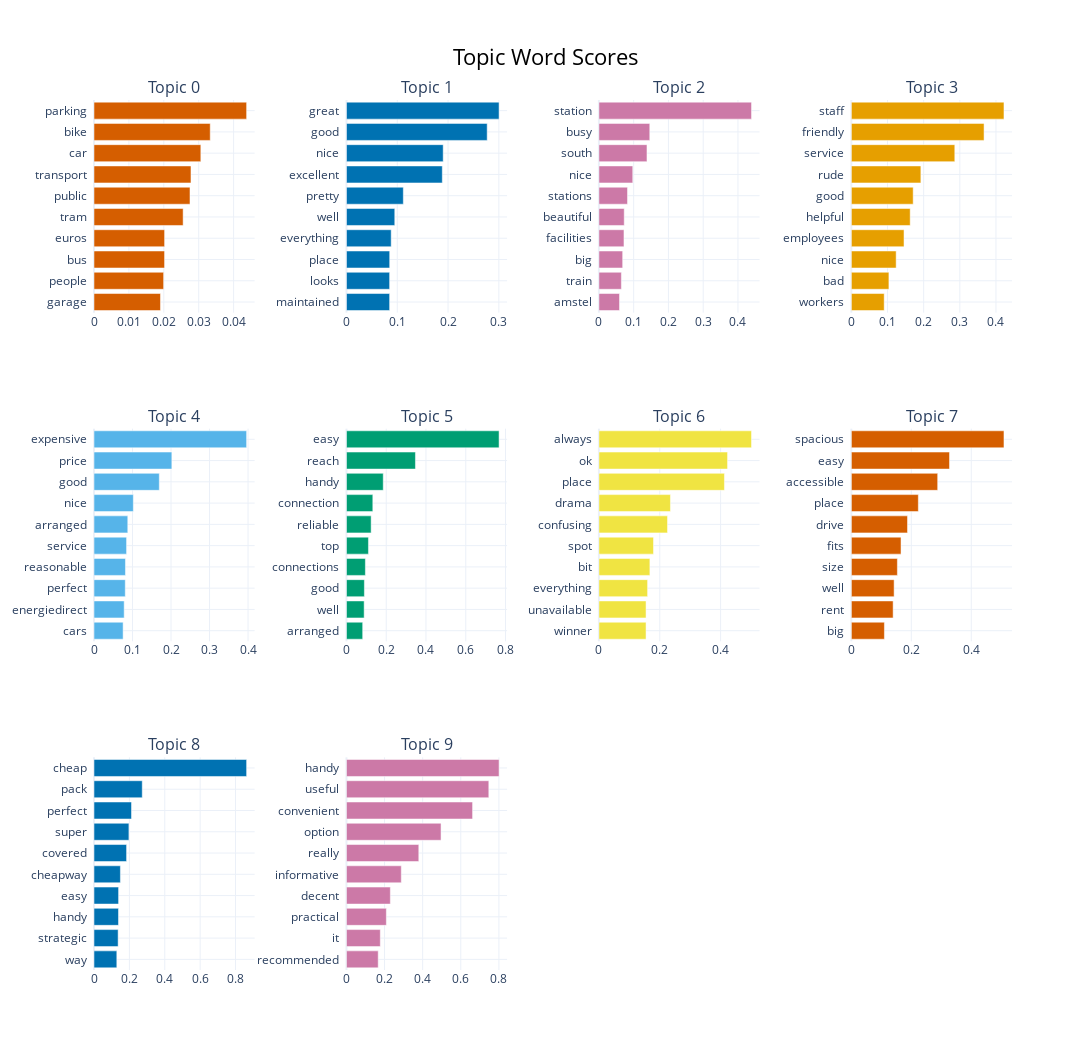

Notebook code cell kept with this figure:
### Markdown cell above
Topic visualisation

### Code cell
model.visualize_barchart(top_n_topics=17, n_words= 10, width = 300, height = 350)

### Figure 1 — Plotly figure (JSON) as saved in the notebook; plotly's stock layout.template omitted (floating-point values rounded to 4 significant figures)
{"data": [{"marker": {"color": "#D55E00"}, "orientation": "h", "type": "bar", "x": [0.01904, 0.01995, 0.02021, 0.02022, 0.02553, 0.0275, 0.02778, 0.03061, 0.0333, 0.04372], "xaxis": "x", "y": ["garage  ", "people  ", "bus  ", "euros  ", "tram  ", "public  ", "transport  ", "car  ", "bike  ", "parking  "], "yaxis": "y"}, {"marker": {"color": "#0072B2"}, "orientation": "h", "type": "bar", "x": [0.08498, 0.08498, 0.08512, 0.08806, 0.09512, 0.1119, 0.1887, 0.1904, 0.277, 0.3004], "xaxis": "x2", "y": ["maintained  ", "looks  ", "place  ", "everything  ", "well  ", "pretty  ", "excellent  ", "nice  ", "good  ", "great  "], "yaxis": "y2"}, {"marker": {"color": "#CC79A7"}, "orientation": "h", "type": "bar", "x": [0.05927, 0.06462, 0.06838, 0.07213, 0.07287, 0.0823, 0.0974, 0.1383, 0.1463, 0.439], "xaxis": "x3", "y": ["amstel  ", "train  ", "big  ", "facilities  ", "beautiful  ", "stations  ", "nice  ", "south  ", "busy  ", "station  "], "yaxis": "y3"}, {"marker": {"color": "#E69F00"}, "orientation": "h", "type": "bar", "x": [0.09083, 0.1039, 0.1239, 0.1457, 0.1627, 0.171, 0.1922, 0.2861, 0.367, 0.4221], "xaxis": "x4", "y": ["workers  ", "bad  ", "nice  ", "employees  ", "helpful  ", "good  ", "rude  ", "service  ", "friendly  ", "staff  "], "yaxis": "y4"}, {"marker": {"color": "#56B4E9"}, "orientation": "h", "type": "bar", "x": [0.07561, 0.07835, 0.0812, 0.08168, 0.08457, 0.08771, 0.1021, 0.1695, 0.2021, 0.3963], "xaxis": "x5", "y": ["cars  ", "energiedirect  ", "perfect  ", "reasonable  ", "service  ", "arranged  ", "nice  ", "good  ", "price  ", "expensive  "], "yaxis": "y5"}, {"marker": {"color": "#009E73"}, "orientation": "h", "type": "bar", "x": [0.08163, 0.089, 0.09016, 0.09519, 0.1106, 0.1241, 0.1326, 0.185, 0.347, 0.7676], "xaxis": "x6", "y": ["arranged  ", "well  ", "good  ", "connections  ", "top  ", "reliable  ", "connection  ", "handy  ", "reach  ", "easy  "], "yaxis": "y6"}, {"marker": {"color": "#F0E442"}, "orientation": "h", "type": "bar", "x": [0.1549, 0.1549, 0.16, 0.1676, 0.1794, 0.2255, 0.2351, 0.4125, 0.4228, 0.5015], "xaxis": "x7", "y": ["winner  ", "unavailable  ", "everything  ", "bit  ", "spot  ", "confusing  ", "drama  ", "place  ", "ok  ", "always  "], "yaxis": "y7"}, {"marker": {"color": "#D55E00"}, "orientation": "h", "type": "bar", "x": [0.1103, 0.1394, 0.1427, 0.1536, 0.1657, 0.1873, 0.2234, 0.288, 0.3275, 0.5091], "xaxis": "x8", "y": ["big  ", "rent  ", "well  ", "size  ", "fits  ", "drive  ", "place  ", "accessible  ", "easy  ", "spacious  "], "yaxis": "y8"}, {"marker": {"color": "#0072B2"}, "orientation": "h", "type": "bar", "x": [0.129, 0.1364, 0.1384, 0.1389, 0.1492, 0.1842, 0.1974, 0.212, 0.2728, 0.8627], "xaxis": "x9", "y": ["way  ", "strategic  ", "handy  ", "easy  ", "cheapway  ", "covered  ", "super  ", "perfect  ", "pack  ", "cheap  "], "yaxis": "y9"}, {"marker": {"color": "#CC79A7"}, "orientation": "h", "type": "bar", "x": [0.1666, 0.1776, 0.2094, 0.2303, 0.2878, 0.3796, 0.4964, 0.6618, 0.747, 0.8009], "xaxis": "x10", "y": ["recommended  ", "it  ", "practical  ", "decent  ", "informative  ", "really  ", "option  ", "convenient  ", "useful  ", "handy  "], "yaxis": "y10"}], "layout": {"annotations": [{"font": {"size": 16}, "showarrow": false, "text": "Topic 0", "x": 0.0875, "xanchor": "center", "xref": "paper", "y": 1, "yanchor": "bottom", "yref": "paper"}, {"font": {"size": 16}, "showarrow": false, "text": "Topic 1", "x": 0.3625, "xanchor": "center", "xref": "paper", "y": 1, "yanchor": "bottom", "yref": "paper"}, {"font": {"size": 16}, "showarrow": false, "text": "Topic 2", "x": 0.6375, "xanchor": "center", "xref": "paper", "y": 1, "yanchor": "bottom", "yref": "paper"}, {"font": {"size": 16}, "showarrow": false, "text": "Topic 3", "x": 0.9125, "xanchor": "center", "xref": "paper", "y": 1, "yanchor": "bottom", "yref": "paper"}, {"font": {"size": 16}, "showarrow": false, "text": "Topic 4", "x": 0.0875, "xanchor": "center", "xref": "paper", "y": 0.6222, "yanchor": "bottom", "yref": "paper"}, {"font": {"size": 16}, "showarrow": false, "text": "Topic 5", "x": 0.3625, "xanchor": "center", "xref": "paper", "y": 0.6222, "yanchor": "bottom", "yref": "paper"}, {"font": {"size": 16}, "showarrow": false, "text": "Topic 6", "x": 0.6375, "xanchor": "center", "xref": "paper", "y": 0.6222, "yanchor": "bottom", "yref": "paper"}, {"font": {"size": 16}, "showarrow": false, "text": "Topic 7", "x": 0.9125, "xanchor": "center", "xref": "paper", "y": 0.6222, "yanchor": "bottom", "yref": "paper"}, {"font": {"size": 16}, "showarrow": false, "text": "Topic 8", "x": 0.0875, "xanchor": "center", "xref": "paper", "y": 0.2444, "yanchor": "bottom", "yref": "paper"}, {"font": {"size": 16}, "showarrow": false, "text": "Topic 9", "x": 0.3625, "xanchor": "center", "xref": "paper", "y": 0.2444, "yanchor": "bottom", "yref": "paper"}], "height": 1050, "hoverlabel": {"bgcolor": "white", "font": {"family": "Rockwell", "size": 16}}, "showlegend": false, "title": {"font": {"color": "Black", "size": 22}, "text": "Topic Word Scores", "x": 0.5, "xanchor": "center", "yanchor": "top"}, "width": 1200, "xaxis": {"anchor": "y", "domain": [0, 0.175], "showgrid": true}, "xaxis10": {"anchor": "y10", "domain": [0.275, 0.45], "showgrid": true}, "xaxis11": {"anchor": "y11", "domain": [0.55, 0.725], "showgrid": true}, "xaxis12": {"anchor": "y12", "domain": [0.825, 1], "showgrid": true}, "xaxis2": {"anchor": "y2", "domain": [0.275, 0.45], "showgrid": true}, "xaxis3": {"anchor": "y3", "domain": [0.55, 0.725], "showgrid": true}, "xaxis4": {"anchor": "y4", "domain": [0.825, 1], "showgrid": true}, "xaxis5": {"anchor": "y5", "domain": [0, 0.175], "showgrid": true}, "xaxis6": {"anchor": "y6", "domain": [0.275, 0.45], "showgrid": true}, "xaxis7": {"anchor": "y7", "domain": [0.55, 0.725], "showgrid": true}, "xaxis8": {"anchor": "y8", "domain": [0.825, 1], "showgrid": true}, "xaxis9": {"anchor": "y9", "domain": [0, 0.175], "showgrid": true}, "yaxis": {"anchor": "x", "domain": [0.7556, 1], "showgrid": true}, "yaxis10": {"anchor": "x10", "domain": [0, 0.2444], "showgrid": true}, "yaxis11": {"anchor": "x11", "domain": [0, 0.2444], "showgrid": true}, "yaxis12": {"anchor": "x12", "domain": [0, 0.2444], "showgrid": true}, "yaxis2": {"anchor": "x2", "domain": [0.7556, 1], "showgrid": true}, "yaxis3": {"anchor": "x3", "domain": [0.7556, 1], "showgrid": true}, "yaxis4": {"anchor": "x4", "domain": [0.7556, 1], "showgrid": true}, "yaxis5": {"anchor": "x5", "domain": [0.3778, 0.6222], "showgrid": true}, "yaxis6": {"anchor": "x6", "domain": [0.3778, 0.6222], "showgrid": true}, "yaxis7": {"anchor": "x7", "domain": [0.3778, 0.6222], "showgrid": true}, "yaxis8": {"anchor": "x8", "domain": [0.3778, 0.6222], "showgrid": true}, "yaxis9": {"anchor": "x9", "domain": [0, 0.2444], "showgrid": true}}}
